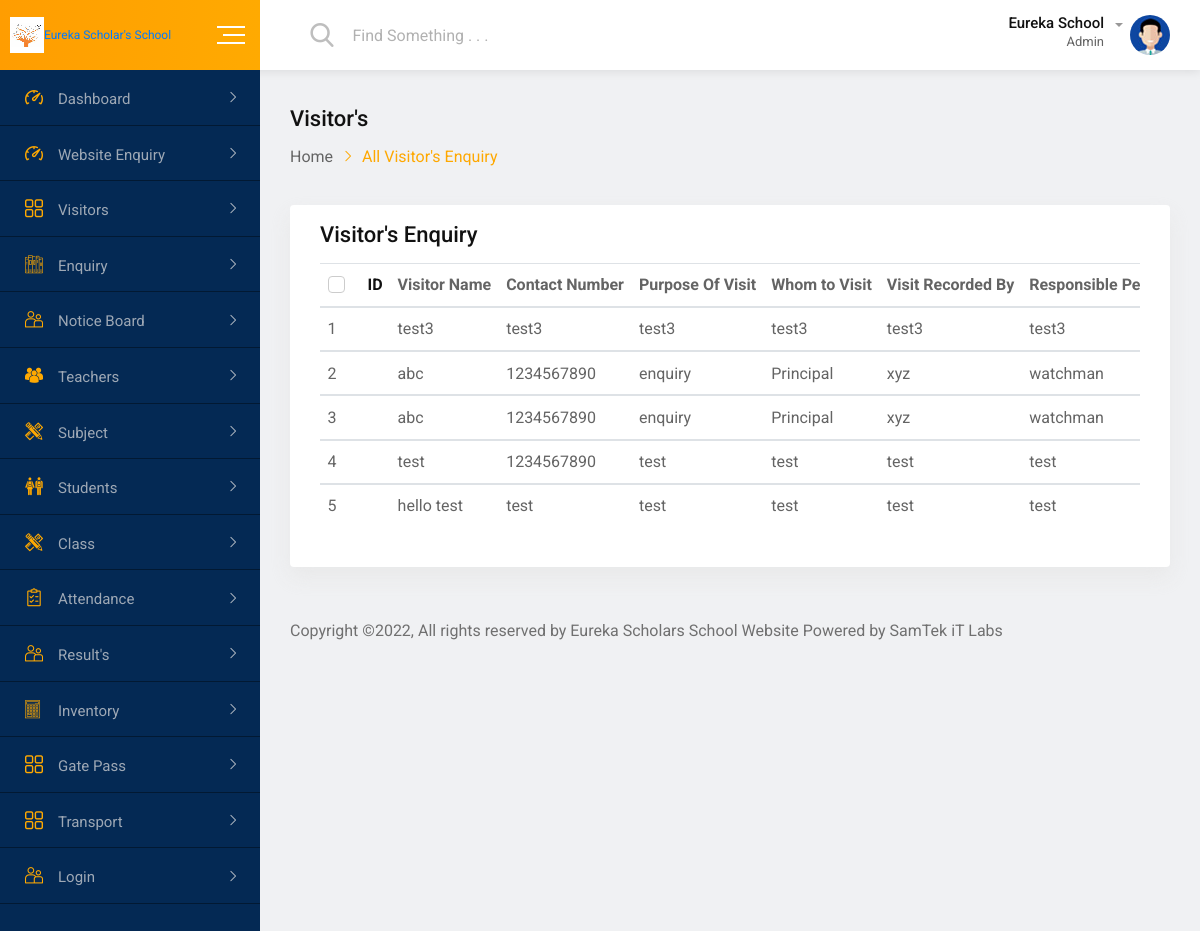
Page /all-visitors.php on the committed database.
### tables this page shows
CREATE TABLE `visitor` (
  `vid` int(100) NOT NULL,
  `vname` varchar(100) NOT NULL,
  `vcontact` varchar(100) NOT NULL,
  `vpurpose` varchar(100) NOT NULL,
  `vwhom` varchar(100) NOT NULL,
  `vrecord` varchar(100) NOT NULL,
  `vresponsible` varchar(100) NOT NULL,
  `date` date NOT NULL
);

### all-visitors.php (the view, shortened to what this page needs)
<?php
include 'db.php';
?>
<!doctype html>
<html class="no-js" lang="">
<head>
    <link rel="stylesheet" href="css/normalize.css">
    <link rel="stylesheet" href="css/main.css">
    <link rel="stylesheet" href="css/bootstrap.min.css">
    <link rel="stylesheet" href="css/all.min.css">
    <link rel="stylesheet" href="fonts/flaticon.css">
    <link rel="stylesheet" href="css/fullcalendar.min.css">
    <link rel="stylesheet" href="css/animate.min.css">
    <link rel="stylesheet" href="style.css">
</head>
<body>
    <div id="wrapper" class="wrapper bg-ash">
        <div class="navbar navbar-expand-md header-menu-one bg-light">
            <div class="nav-bar-header-one">
                <div class="header-logo">
                    <a href="index1.php">
                        <img src="img/icon.png" alt="logo"><span style="font-size:1vw","color:red;">Eureka Scholar's School</span>
                     </a>
                </div>
                <div class="toggle-button sidebar-toggle">
                    <button type="button" class="item-link">
                        <span class="btn-icon-wrap">
                            <span></span>
                            <span></span>
                            <span></span>
                        </span>
                    </button>
                </div>
            </div>
            <div class="header-main-menu collapse navbar-collapse" id="mobile-navbar">
                <ul class="navbar-nav">
                    <li class="navbar-item header-search-bar">
                        <div class="input-group stylish-input-group">
                            <span class="input-group-addon">
                                <button type="submit">
                                    <span class="flaticon-search" aria-hidden="true"></span>
                            </button>
                            </span>
                            <input type="text" class="form-control" placeholder="Find Something . . .">
                        </div>
                    </li>
                </ul>
                <ul class="navbar-nav">
                    <li class="navbar-item dropdown header-admin">
                        <a class="navbar-nav-link dropdown-toggle" href="#" role="button" data-toggle="dropdown" aria-expanded="false">
                            <div class="admin-title">
                                <h5 class="item-title">Eureka School</h5>
                                <span>Admin</span>
                            </div>
                            <div class="admin-img">
                                <img src="img/figure/admin.jpg" alt="Admin">
                            </div>
                        </a>
                    </li>
                     </div>
                        </div>
            </div>
        <div class="dashboard-page-one">
           <div class="sidebar-main sidebar-menu-one sidebar-expand-md sidebar-color">
                <div class="sidebar-menu-content">
                    <ul class="nav nav-sidebar-menu sidebar-toggle-view">
                        <li class="nav-item sidebar-nav-item">
                            <a href="index1.php" class="nav-link"><i class="flaticon-dashboard"></i><span>Dashboard</span></a>
                        </li>
						<li class="nav-item sidebar-nav-item">
                            <a href="enquiry.php" class="nav-link"><i class="flaticon-dashboard"></i><span>Website Enquiry</span></a>
                         </li>
						<li class="nav-item sidebar-nav-item">
                            <a href="#" class="nav-link"><i class="flaticon-menu-1"></i><span>Visitors</span></a>
                        </li>
						<li class="nav-item sidebar-nav-item">
                            <a href="#" class="nav-link"><i class="flaticon-books"></i><span>Enquiry</span></a>
                        </li>
						<li class="nav-item sidebar-nav-item">
                            <a href="#" class="nav-link"><i class="flaticon-couple"></i><span>Notice Board</span></a>
                        </li>
						<li class="nav-item sidebar-nav-item">
                            <a href="#" class="nav-link"><i
                                    class="flaticon-multiple-users-silhouette"></i><span>Teachers</span></a>
                        </li>
						<li class="nav-item sidebar-nav-item">
                            <a href="#" class="nav-link"><i
                                    class="flaticon-maths-class-materials-cross-of-a-pencil-and-a-ruler"></i><span>Subject</span></a>
                        </li>
                        <li class="nav-item sidebar-nav-item">
                            <a href="#" class="nav-link"><i class="flaticon-classmates"></i><span>Students</span></a>
                        </li>
                        <li class="nav-item sidebar-nav-item">
                            <a href="#" class="nav-link"><i
                                    class="flaticon-maths-class-materials-cross-of-a-pencil-and-a-ruler"></i><span>Class</span></a>
                        </li>
						<li class="nav-item sidebar-nav-item">
                            <a href="#" class="nav-link"><i class="flaticon-shopping-list"></i><span>Attendance</span></a>
                        </li>
                        <li class="nav-item sidebar-nav-item">
                            <a href="#" class="nav-link"><i class="flaticon-couple"></i><span>Result's</span></a>
                        </li>
                        <li class="nav-item sidebar-nav-item">
                            <a href="#" class="nav-link"><i class="flaticon-technological"></i><span>Inventory</span></a>
                        </li>
                        <li class="nav-item sidebar-nav-item">
                            <a href="#" class="nav-link"><i class="flaticon-menu-1"></i><span>Gate Pass</span></a>
                        </li>
                        <li class="nav-item sidebar-nav-item">
                            <a href="#" class="nav-link"><i class="flaticon-menu-1"></i><span>Transport</span></a>
                        </li>
                        <li class="nav-item sidebar-nav-item">
                            <a href="#" class="nav-link"><i class="flaticon-couple"></i><span>Login</span></a>
                        </li>
                    </ul>
                </div>
            </div>
            <div class="dashboard-content-one">
                <div class="breadcrumbs-area">
                    <h3>Visitor's</h3>
                    <ul>
                        <li>
                            <a href="index1.php">Home</a>
                        </li>
                        <li>All Visitor's Enquiry</li>
                    </ul>
                </div>
                <div class="card height-auto">
                    <div class="card-body">
                        <div class="heading-layout1">
                            <div class="item-title">
                                <h3>Visitor's Enquiry</h3>
                            </div>
                        </div>
                        <div class="table-responsive">
                            <table class="table display data-table text-nowrap">
                                <thead>
                                    <tr>
                                        <th>
                                            <div class="form-check">
                                                <label class="form-check-label">ID</label>
                                            </div>
                                        </th>
                                        <th>Visitor Name</th>
                                        <th>Contact Number</th>
                                        <th>Purpose Of Visit</th>
                                        <th>Whom to Visit</th>
                                        <th>Visit Recorded By</th>
                                        <th>Responsible Person Name</th>
                                       </tr>
                                 </thead>
						 <?php
							$i=1;
							$results1 = mysqli_query($conn, "select * from visitor");
							while ($row1 = mysqli_fetch_array($results1)) {
						?>
                            <tbody id="geeks">
                             <tr>
								<td><?php echo $i; ?></td>
								<td><?php echo $row1['vname' ];?> </td>
								<td><?php echo $row1['vcontact'];?></td>
								<td><?php echo $row1['vpurpose'];?></td>
								<td><?php echo $row1['vwhom'];?></td>
								<td><?php echo $row1['vrecord'];?></td>
								<td><?php echo $row1['vresponsible'];?></td>
						<?php $i++;  } ?>
                                     </tr>
                                  </tbody>
                            </table>
                        </div>
                    </div>
                </div>
                <footer class="footer-wrap-layout1">
                    <div class="copyright">Copyright ©2022, All rights reserved by Eureka Scholars School Website Powered by SamTek iT Labs</a></div>
                </footer>
            </div>
        </div>
</body>
</html>

### css/main.css (style rules this page uses)
html { color: #222; font-size: 1em; line-height: 1.4; }
audio, canvas, iframe, img, svg, video { vertical-align: middle; }

### rows in the picture
visitor: vname "test3", vcontact "test3", vpurpose "test3", vwhom "test3", vrecord "test3", vresponsible "test3"
visitor: vname "abc", vcontact "1234567890", vpurpose "enquiry", vwhom "Principal", vrecord "xyz", vresponsible "watchman"
visitor: vname "abc", vcontact "1234567890", vpurpose "enquiry", vwhom "Principal", vrecord "xyz", vresponsible "watchman"
visitor: vname "test", vcontact "1234567890", vpurpose "test", vwhom "test", vrecord "test", vresponsible "test"
visitor: vname "hello test", vcontact "test", vpurpose "test", vwhom "test", vrecord "test", vresponsible "test"
